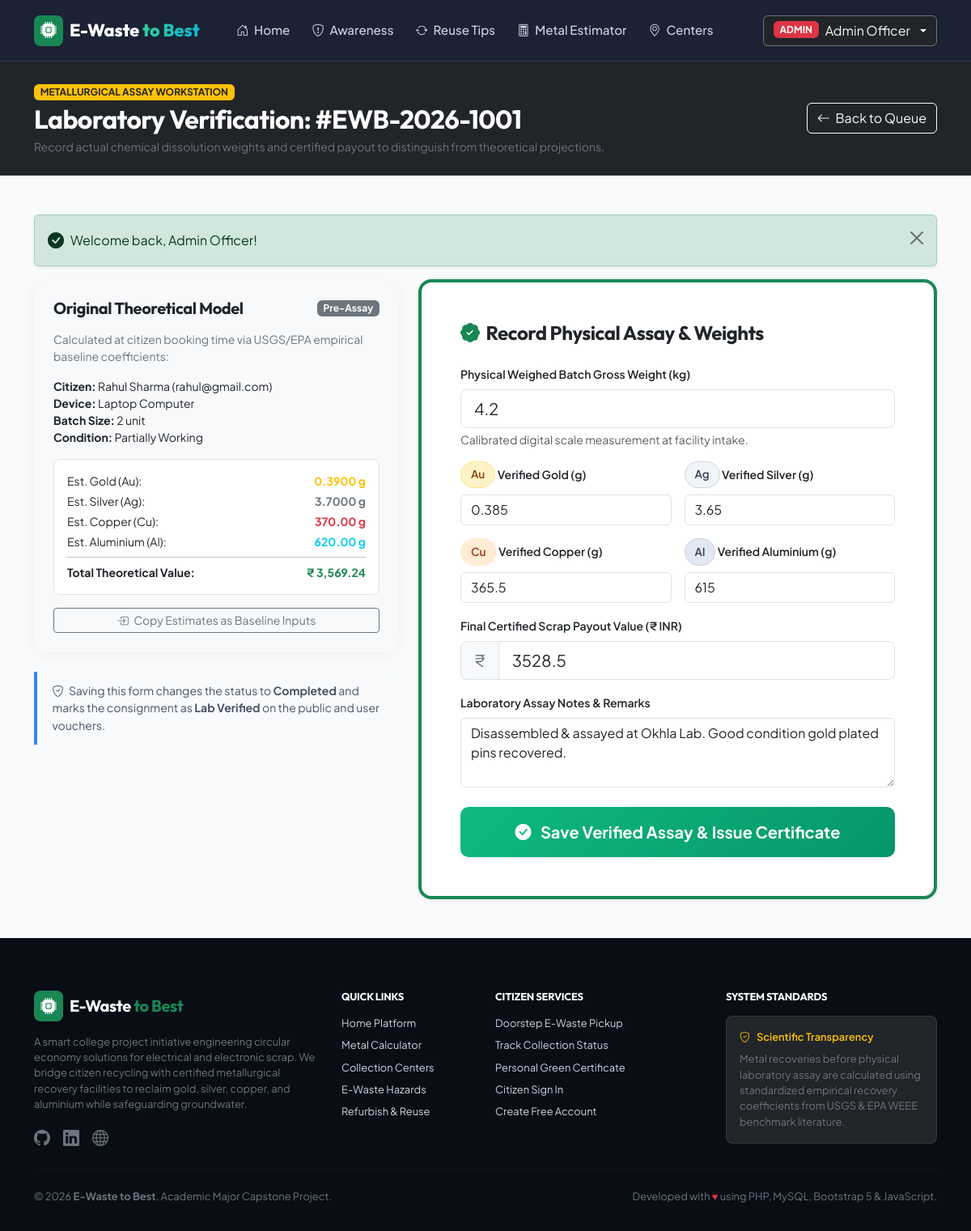
Page /admin/verify-pickup.php?id=1 (signed in) on the committed database.
### tables this page shows
CREATE TABLE `pickup_requests` (
  `id` INT AUTO_INCREMENT PRIMARY KEY,
  `request_code` VARCHAR(25) NOT NULL UNIQUE,
  `user_id` INT NOT NULL,
  `center_id` INT NULL,
  `device_category_id` INT NOT NULL,
  `quantity` DECIMAL(10, 2) NOT NULL COMMENT 'Number of units or kg',
  `pickup_address` TEXT NOT NULL,
  `pickup_city` VARCHAR(60) NOT NULL,
  `pickup_pincode` VARCHAR(10) NOT NULL,
  `preferred_date` DATE NOT NULL,
  `preferred_slot` ENUM('Morning (9AM - 12PM)', 'Afternoon (12PM - 3PM)', 'Evening (3PM - 6PM)') NOT NULL,
  `item_condition` ENUM('Working', 'Partially Working', 'Dead / Scrap') DEFAULT 'Dead / Scrap',
  `special_notes` TEXT NULL,
  
   
  `est_copper_g` DECIMAL(10, 3) DEFAULT 0.000,
  `est_aluminium_g` DECIMAL(10, 3) DEFAULT 0.000,
  `est_silver_g` DECIMAL(10, 4) DEFAULT 0.0000,
  `est_gold_g` DECIMAL(10, 4) DEFAULT 0.0000,
  `est_total_value` DECIMAL(10, 2) DEFAULT 0.00,
  `est_co2_saved_kg` DECIMAL(10, 2) DEFAULT 0.00,

   
  `is_verified` TINYINT(1) DEFAULT 0,
  `actual_weight_kg` DECIMAL(10, 2) NULL,
  `actual_copper_g` DECIMAL(10, 3) NULL,
  `actual_aluminium_g` DECIMAL(10, 3) NULL,
  `actual_silver_g` DECIMAL(10, 4) NULL,
  `actual_gold_g` DECIMAL(10, 4) NULL,
  `actual_payout_value` DECIMAL(10, 2) NULL,
  `verification_notes` TEXT NULL,

   
  `status` ENUM('Pending', 'Assigned', 'Out for Pickup', 'Collected', 'Completed', 'Cancelled') DEFAULT 'Pending',
  `admin_remarks` TEXT NULL,
  `created_at` TIMESTAMP DEFAULT CURRENT_TIMESTAMP,
  `updated_at` TIMESTAMP DEFAULT CURRENT_TIMESTAMP ON UPDATE CURRENT_TIMESTAMP,

  FOREIGN KEY (`user_id`) REFERENCES `users`(`id`) ON DELETE CASCADE,
  FOREIGN KEY (`center_id`) REFERENCES `collection_centers`(`id`) ON DELETE SET NULL,
  FOREIGN KEY (`device_category_id`) REFERENCES `device_categories`(`id`) ON DELETE RESTRICT
);

CREATE TABLE `users` (
  `id` INT AUTO_INCREMENT PRIMARY KEY,
  `fullname` VARCHAR(100) NOT NULL,
  `email` VARCHAR(120) NOT NULL UNIQUE,
  `password` VARCHAR(255) NOT NULL,
  `phone` VARCHAR(20) NOT NULL,
  `address` TEXT NOT NULL,
  `city` VARCHAR(60) NOT NULL,
  `pincode` VARCHAR(10) NOT NULL,
  `role` ENUM('user', 'admin') DEFAULT 'user',
  `created_at` TIMESTAMP DEFAULT CURRENT_TIMESTAMP,
  `updated_at` TIMESTAMP DEFAULT CURRENT_TIMESTAMP ON UPDATE CURRENT_TIMESTAMP
);

CREATE TABLE `device_categories` (
  `id` INT AUTO_INCREMENT PRIMARY KEY,
  `category_name` VARCHAR(100) NOT NULL,
  `unit_type` ENUM('unit', 'kg') DEFAULT 'unit',
  `description` VARCHAR(255),
  `copper_yield_g` DECIMAL(10, 4) DEFAULT 0.0000 COMMENT 'Grams of Copper per unit or kg',
  `aluminium_yield_g` DECIMAL(10, 4) DEFAULT 0.0000 COMMENT 'Grams of Aluminium per unit or kg',
  `silver_yield_g` DECIMAL(10, 4) DEFAULT 0.0000 COMMENT 'Grams of Silver per unit or kg',
  `gold_yield_g` DECIMAL(10, 4) DEFAULT 0.0000 COMMENT 'Grams of Gold per unit or kg',
  `co2_saving_kg` DECIMAL(10, 2) DEFAULT 0.00 COMMENT 'Estimated CO2 avoided per unit or kg',
  `toxic_diverted_kg` DECIMAL(10, 2) DEFAULT 0.00 COMMENT 'Toxic material diverted from landfill',
  `is_active` TINYINT(1) DEFAULT 1
);

### admin/verify-pickup.php (the view, shortened to what this page needs)
<?php
require_once __DIR__ . '/../includes/functions.php';
require_once __DIR__ . '/../includes/admin_check.php';
$requestId = (int)($_GET['id'] ?? 0);
$req = null;
if ($pdo) {
    try {
        $stmt = $pdo->prepare("
            SELECT r.*, c.category_name, c.unit_type, c.toxic_diverted_kg,
                   cc.center_name, cc.city as center_city,
                   u.fullname as citizen_name, u.email as citizen_email
            FROM pickup_requests r
            JOIN device_categories c ON r.device_category_id = c.id
            LEFT JOIN collection_centers cc ON r.center_id = cc.id
            JOIN users u ON r.user_id = u.id
            WHERE r.id = ?
        ");
        $stmt->execute([$requestId]);
        $req = $stmt->fetch();
    } catch (PDOException $e) {
        $req = null;
    }
}
require_once __DIR__ . '/../includes/header.php';
?>
<div class="bg-dark text-white py-4 border-bottom border-secondary border-opacity-25">
    <div class="container">
        <div class="d-flex flex-column flex-md-row justify-content-between align-items-md-center gap-3">
            <div>
                <span class="badge bg-warning text-dark small mb-1">METALLURGICAL ASSAY WORKSTATION</span>
                <h2 class="fw-bold mb-1">Laboratory Verification: #<?= sanitize($req['request_code']) ?></h2>
                <p class="text-secondary small mb-0">Record actual chemical dissolution weights and certified payout to distinguish from theoretical projections.</p>
            </div>
            <div>
                <a href="<?= BASE_URL ?>/admin/pickups.php" class="btn btn-outline-light">
                    <i class="bi bi-arrow-left me-1"></i> Back to Queue
                </a>
            </div>
        </div>
    </div>
</div>
<div class="container py-5">
    <div class="row g-4">
        <div class="col-lg-5">
            <div class="card card-modern p-4 bg-light border-0 mb-4">
                <div class="d-flex justify-content-between align-items-center mb-3">
                    <h5 class="fw-bold mb-0 text-dark">Original Theoretical Model</h5>
                    <span class="badge bg-secondary">Pre-Assay</span>
                </div>
                <p class="text-secondary small mb-3">Calculated at citizen booking time via USGS/EPA empirical baseline coefficients:</p>
                <div class="small mb-3">
                    <div><strong>Citizen:</strong> <?= sanitize($req['citizen_name']) ?> (<?= sanitize($req['citizen_email']) ?>)</div>
                    <div><strong>Device:</strong> <?= sanitize($req['category_name']) ?></div>
                    <div><strong>Batch Size:</strong> <?= (float)$req['quantity'] ?> <?= sanitize($req['unit_type']) ?></div>
                    <div><strong>Condition:</strong> <?= sanitize($req['item_condition']) ?></div>
                </div>
                <div class="p-3 rounded-3 bg-white border mb-3">
                    <div class="d-flex justify-content-between small mb-1">
                        <span>Est. Gold (Au):</span>
                        <strong class="text-warning"><?= number_format($req['est_gold_g'], 4) ?> g</strong>
                    </div>
                    <div class="d-flex justify-content-between small mb-1">
                        <span>Est. Silver (Ag):</span>
                        <strong class="text-secondary"><?= number_format($req['est_silver_g'], 4) ?> g</strong>
                    </div>
                    <div class="d-flex justify-content-between small mb-1">
                        <span>Est. Copper (Cu):</span>
                        <strong class="text-danger"><?= number_format($req['est_copper_g'], 2) ?> g</strong>
                    </div>
                    <div class="d-flex justify-content-between small mb-1">
                        <span>Est. Aluminium (Al):</span>
                        <strong class="text-info"><?= number_format($req['est_aluminium_g'], 2) ?> g</strong>
                    </div>
                    <hr class="my-2">
                    <div class="d-flex justify-content-between small fw-bold">
                        <span>Total Theoretical Value:</span>
                        <span class="text-success">₹ <?= number_format($req['est_total_value'], 2) ?></span>
                    </div>
                </div>
                <button type="button" class="btn btn-outline-secondary btn-sm w-100" onclick="copyTheoreticalValues()">
                    <i class="bi bi-box-arrow-in-right me-1"></i> Copy Estimates as Baseline Inputs
                </button>
            </div>
            <div class="disclaimer-badge">
                <i class="bi bi-shield-check me-1"></i>
                Saving this form changes the status to <strong>Completed</strong> and marks the consignment as <strong>Lab Verified</strong> on the public and user vouchers.
            </div>
        </div>
        <div class="col-lg-7">
            <div class="card card-modern p-4 p-md-5 bg-white shadow-sm border-start border-4 border-success">
                <h4 class="fw-bold mb-4 d-flex align-items-center gap-2">
                    <i class="bi bi-patch-check-fill text-success"></i> Record Physical Assay & Weights
                </h4>
                <form method="POST" action="<?= BASE_URL ?>/admin/verify-pickup.php?id=<?= $requestId ?>">
                    <div class="mb-3">
                        <label for="actual_weight_kg" class="form-label small fw-semibold">Physical Weighed Batch Gross Weight (kg)</label>
                        <input type="number" step="any" class="form-control form-control-lg" id="actual_weight_kg" name="actual_weight_kg" value="<?= (float)($req['actual_weight_kg'] ?? 0) ?>" required>
                        <div class="form-text small">Calibrated digital scale measurement at facility intake.</div>
                    </div>
                    <div class="row g-3 mb-3">
                        <div class="col-md-6">
                            <label for="actual_gold_g" class="form-label small fw-semibold">
                                <span class="metal-pill metal-pill-gold">Au</span> Verified Gold (g)
                            </label>
                            <input type="number" step="any" class="form-control" id="actual_gold_g" name="actual_gold_g" value="<?= (float)($req['actual_gold_g'] ?? $req['est_gold_g']) ?>" required>
                        </div>
                        <div class="col-md-6">
                            <label for="actual_silver_g" class="form-label small fw-semibold">
                                <span class="metal-pill metal-pill-silver">Ag</span> Verified Silver (g)
                            </label>
                            <input type="number" step="any" class="form-control" id="actual_silver_g" name="actual_silver_g" value="<?= (float)($req['actual_silver_g'] ?? $req['est_silver_g']) ?>" required>
                        </div>
                    </div>
                    <div class="row g-3 mb-3">
                        <div class="col-md-6">
                            <label for="actual_copper_g" class="form-label small fw-semibold">
                                <span class="metal-pill metal-pill-copper">Cu</span> Verified Copper (g)
                            </label>
                            <input type="number" step="any" class="form-control" id="actual_copper_g" name="actual_copper_g" value="<?= (float)($req['actual_copper_g'] ?? $req['est_copper_g']) ?>" required>
                        </div>
                        <div class="col-md-6">
                            <label for="actual_aluminium_g" class="form-label small fw-semibold">
                                <span class="metal-pill metal-pill-aluminium">Al</span> Verified Aluminium (g)
                            </label>
                            <input type="number" step="any" class="form-control" id="actual_aluminium_g" name="actual_aluminium_g" value="<?= (float)($req['actual_aluminium_g'] ?? $req['est_aluminium_g']) ?>" required>
                        </div>
                    </div>
                    <div class="mb-3">
                        <label for="actual_payout_value" class="form-label small fw-semibold">Final Certified Scrap Payout Value (₹ INR)</label>
                        <div class="input-group input-group-lg">
                            <span class="input-group-text bg-light text-secondary">₹</span>
                            <input type="number" step="any" class="form-control" id="actual_payout_value" name="actual_payout_value" value="<?= (float)($req['actual_payout_value'] ?? $req['est_total_value']) ?>" required>
                        </div>
                    </div>
                    <div class="mb-4">
                        <label for="verification_notes" class="form-label small fw-semibold">Laboratory Assay Notes & Remarks</label>
                        <textarea class="form-control" id="verification_notes" name="verification_notes" rows="3" placeholder="e.g. Acid digestion and hydrometallurgical recovery executed at facility. Gold pins stripped cleanly without contamination."><?= sanitize($req['verification_notes'] ?? '') ?></textarea>
                    </div>
                    <button type="submit" class="btn btn-emerald btn-lg w-100 py-3 fw-bold shadow-sm">
                        <i class="bi bi-check-circle-fill me-2"></i> Save Verified Assay & Issue Certificate
                    </button>
                </form>
            </div>
        </div>
    </div>
</div>
<?php require_once __DIR__ . '/../includes/footer.php'; ?>

### assets/css/style.css (style rules this page uses)
:root { --primary-emerald: #10b981; --primary-dark: #064e3b; --primary-light: #d1fae5; --secondary-teal: #0d9488; --accent-cyan: #06b6d4; --dark-slate: #0f172a; --surface-card: #ffffff; --bg-soft: #f8fafc; --text-primary: #1e293b; --text-secondary: #64748b; --border-color: #e2e8f0; --metal-gold: #f59e0b; --metal-gold-bg: #fef3c7; --metal-silver: #64748b; --metal-silver-bg: #f1f5f9; --metal-copper: #c2410c; --metal-copper-bg: #ffedd5; --metal-aluminium: #475569; --metal-aluminium-bg: #e2e8f0; --font-heading: 'Outfit', sans-serif; --font-body: 'Plus Jakarta Sans', sans-serif; }
body { font-family: var(--font-body); color: var(--text-primary); background-color: var(--bg-soft); min-height: 100vh; display: flex; flex-direction: column; }
h1, h2, h3, h4, h5, h6, .brand-font { font-family: var(--font-heading); font-weight: 700; letter-spacing: -0.02em; }
.card-modern { background: var(--surface-card); border: 1px solid var(--border-color); border-radius: 16px; box-shadow: 0 4px 20px -2px rgba(0, 0, 0, 0.05); transition: transform 0.25s ease, box-shadow 0.25s ease; }
.btn-emerald { background: linear-gradient(135deg, #10b981 0%, #059669 100%); color: #ffffff; border: none; font-weight: 600; border-radius: 10px; padding: 0.65rem 1.4rem; box-shadow: 0 4px 14px 0 rgba(16, 185, 129, 0.35); transition: all 0.2s ease; }
.metal-pill { display: inline-flex; align-items: center; gap: 0.4rem; padding: 0.35rem 0.75rem; border-radius: 20px; font-size: 0.85rem; font-weight: 600; }
.metal-pill-gold { background: var(--metal-gold-bg); color: #92400e; border: 1px solid #fde68a; }
.metal-pill-silver { background: var(--metal-silver-bg); color: #334155; border: 1px solid #cbd5e1; }
.metal-pill-copper { background: var(--metal-copper-bg); color: #9a3412; border: 1px solid #ffedd5; }
.metal-pill-aluminium { background: var(--metal-aluminium-bg); color: #334155; border: 1px solid #cbd5e1; }
.disclaimer-badge { background: #f8fafc; border-left: 4px solid #3b82f6; padding: 0.85rem 1.15rem; border-radius: 0 10px 10px 0; font-size: 0.88rem; color: #475569; }

### rows in the picture
pickup_requests: request_code "EWB-2026-1001", user.fullname "Rahul Sharma", user.email "rahul@gmail.com", device_category.category_name "Laptop Computer", quantity "2", device_category.unit_type "unit", item_condition "Partially Working", est_gold_g "0.3900", est_silver_g "3.7000", est_copper_g "370.00", est_aluminium_g "620.00", est_total_value "3,569.24", actual_weight_kg "4.2", actual_gold_g "0.385", actual_silver_g "3.65", actual_copper_g "365.5", actual_aluminium_g "615", actual_payout_value "3528.5", verification_notes "Disassembled & assayed at Okhla Lab. Good condition gold plated pins recovered."

### other values in the picture
$userName "Admin Officer"
$flash['message'] "Welcome back, Admin Officer!"
APP_NAME "E-Waste to Best"
